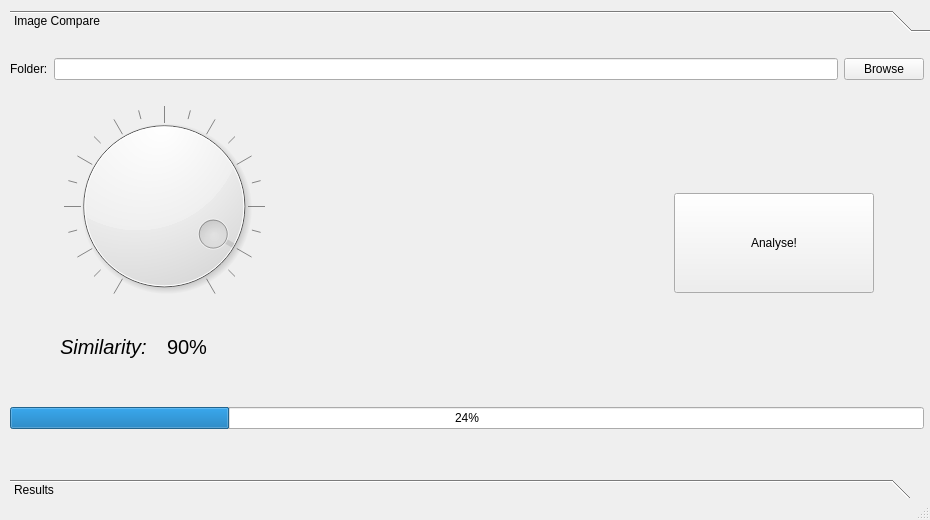
<?xml version="1.0" encoding="UTF-8"?>
<ui version="4.0">
 <class>ImgCompare</class>
 <widget class="QMainWindow" name="ImgCompare">
  <property name="geometry">
   <rect>
    <x>0</x>
    <y>0</y>
    <width>930</width>
    <height>520</height>
   </rect>
  </property>
  <property name="windowTitle">
   <string>ImgCompare</string>
  </property>
  <widget class="QWidget" name="centralwidget">
   <widget class="QToolBox" name="toolBox">
    <property name="geometry">
     <rect>
      <x>10</x>
      <y>10</y>
      <width>921</width>
      <height>491</height>
     </rect>
    </property>
    <property name="currentIndex">
     <number>0</number>
    </property>
    <widget class="QWidget" name="Setup">
     <property name="geometry">
      <rect>
       <x>0</x>
       <y>0</y>
       <width>921</width>
       <height>433</height>
      </rect>
     </property>
     <attribute name="label">
      <string>Image Compare</string>
     </attribute>
     <widget class="QWidget" name="verticalLayoutWidget">
      <property name="geometry">
       <rect>
        <x>0</x>
        <y>0</y>
        <width>914</width>
        <height>421</height>
       </rect>
      </property>
      <layout class="QVBoxLayout" name="top_verticalLayout">
       <item>
        <spacer name="verticalSpacer_4">
         <property name="orientation">
          <enum>Qt::Vertical</enum>
         </property>
         <property name="sizeType">
          <enum>QSizePolicy::Fixed</enum>
         </property>
         <property name="sizeHint" stdset="0">
          <size>
           <width>20</width>
           <height>20</height>
          </size>
         </property>
        </spacer>
       </item>
       <item>
        <layout class="QHBoxLayout" name="browse_horizontalLayout">
         <property name="spacing">
          <number>6</number>
         </property>
         <property name="sizeConstraint">
          <enum>QLayout::SetFixedSize</enum>
         </property>
         <item>
          <widget class="QLabel" name="folder_label">
           <property name="sizePolicy">
            <sizepolicy hsizetype="Preferred" vsizetype="Fixed">
             <horstretch>0</horstretch>
             <verstretch>0</verstretch>
            </sizepolicy>
           </property>
           <property name="text">
            <string>Folder:</string>
           </property>
          </widget>
         </item>
         <item>
          <widget class="QLineEdit" name="folder_lineEdit"/>
         </item>
         <item>
          <widget class="QPushButton" name="folderbrowse_pushbutton">
           <property name="sizePolicy">
            <sizepolicy hsizetype="Minimum" vsizetype="Fixed">
             <horstretch>0</horstretch>
             <verstretch>0</verstretch>
            </sizepolicy>
           </property>
           <property name="text">
            <string>Browse</string>
           </property>
          </widget>
         </item>
        </layout>
       </item>
       <item>
        <spacer name="verticalSpacer">
         <property name="orientation">
          <enum>Qt::Vertical</enum>
         </property>
         <property name="sizeType">
          <enum>QSizePolicy::Fixed</enum>
         </property>
         <property name="sizeHint" stdset="0">
          <size>
           <width>20</width>
           <height>20</height>
          </size>
         </property>
        </spacer>
       </item>
       <item>
        <layout class="QHBoxLayout" name="analyse_horizontalLayout">
         <item>
          <spacer name="horizontalSpacer_9">
           <property name="orientation">
            <enum>Qt::Horizontal</enum>
           </property>
           <property name="sizeType">
            <enum>QSizePolicy::Fixed</enum>
           </property>
           <property name="sizeHint" stdset="0">
            <size>
             <width>50</width>
             <height>20</height>
            </size>
           </property>
          </spacer>
         </item>
         <item>
          <layout class="QVBoxLayout" name="verticalLayout">
           <property name="sizeConstraint">
            <enum>QLayout::SetFixedSize</enum>
           </property>
           <item>
            <widget class="QDial" name="comparIndex_dial">
             <property name="sizePolicy">
              <sizepolicy hsizetype="Minimum" vsizetype="MinimumExpanding">
               <horstretch>0</horstretch>
               <verstretch>0</verstretch>
              </sizepolicy>
             </property>
             <property name="maximumSize">
              <size>
               <width>10000</width>
               <height>200</height>
              </size>
             </property>
             <property name="statusTip">
              <string/>
             </property>
             <property name="autoFillBackground">
              <bool>false</bool>
             </property>
             <property name="minimum">
              <number>1</number>
             </property>
             <property name="maximum">
              <number>100</number>
             </property>
             <property name="singleStep">
              <number>5</number>
             </property>
             <property name="value">
              <number>90</number>
             </property>
             <property name="tracking">
              <bool>true</bool>
             </property>
             <property name="wrapping">
              <bool>false</bool>
             </property>
             <property name="notchesVisible">
              <bool>true</bool>
             </property>
            </widget>
           </item>
           <item>
            <layout class="QHBoxLayout" name="horizontalLayout">
             <item>
              <widget class="QLabel" name="s_label">
               <property name="font">
                <font>
                 <pointsize>15</pointsize>
                 <italic>true</italic>
                </font>
               </property>
               <property name="text">
                <string>Similarity:</string>
               </property>
              </widget>
             </item>
             <item>
              <widget class="QLabel" name="similarityIdx_label">
               <property name="font">
                <font>
                 <pointsize>15</pointsize>
                </font>
               </property>
               <property name="text">
                <string>90%</string>
               </property>
               <property name="alignment">
                <set>Qt::AlignLeading|Qt::AlignLeft|Qt::AlignVCenter</set>
               </property>
              </widget>
             </item>
            </layout>
           </item>
          </layout>
         </item>
         <item>
          <spacer name="horizontalSpacer_7">
           <property name="orientation">
            <enum>Qt::Horizontal</enum>
           </property>
           <property name="sizeType">
            <enum>QSizePolicy::Fixed</enum>
           </property>
           <property name="sizeHint" stdset="0">
            <size>
             <width>400</width>
             <height>20</height>
            </size>
           </property>
          </spacer>
         </item>
         <item>
          <widget class="QPushButton" name="analyse_pushButton">
           <property name="sizePolicy">
            <sizepolicy hsizetype="Fixed" vsizetype="Fixed">
             <horstretch>0</horstretch>
             <verstretch>0</verstretch>
            </sizepolicy>
           </property>
           <property name="minimumSize">
            <size>
             <width>200</width>
             <height>100</height>
            </size>
           </property>
           <property name="text">
            <string>Analyse!</string>
           </property>
          </widget>
         </item>
         <item>
          <spacer name="horizontalSpacer_8">
           <property name="orientation">
            <enum>Qt::Horizontal</enum>
           </property>
           <property name="sizeType">
            <enum>QSizePolicy::Fixed</enum>
           </property>
           <property name="sizeHint" stdset="0">
            <size>
             <width>50</width>
             <height>20</height>
            </size>
           </property>
          </spacer>
         </item>
        </layout>
       </item>
       <item>
        <spacer name="verticalSpacer_2">
         <property name="orientation">
          <enum>Qt::Vertical</enum>
         </property>
         <property name="sizeType">
          <enum>QSizePolicy::Fixed</enum>
         </property>
         <property name="sizeHint" stdset="0">
          <size>
           <width>20</width>
           <height>20</height>
          </size>
         </property>
        </spacer>
       </item>
       <item>
        <widget class="QProgressBar" name="analyse_progressBar">
         <property name="value">
          <number>24</number>
         </property>
        </widget>
       </item>
       <item>
        <spacer name="verticalSpacer_3">
         <property name="orientation">
          <enum>Qt::Vertical</enum>
         </property>
         <property name="sizeType">
          <enum>QSizePolicy::Fixed</enum>
         </property>
         <property name="sizeHint" stdset="0">
          <size>
           <width>20</width>
           <height>30</height>
          </size>
         </property>
        </spacer>
       </item>
      </layout>
     </widget>
    </widget>
    <widget class="QWidget" name="Results">
     <property name="geometry">
      <rect>
       <x>0</x>
       <y>0</y>
       <width>921</width>
       <height>433</height>
      </rect>
     </property>
     <attribute name="label">
      <string>Results</string>
     </attribute>
     <widget class="QWidget" name="verticalLayoutWidget_2">
      <property name="geometry">
       <rect>
        <x>420</x>
        <y>0</y>
        <width>401</width>
        <height>421</height>
       </rect>
      </property>
      <layout class="QVBoxLayout" name="images_verticalLayout">
       <item>
        <widget class="QLabel" name="img1">
         <property name="sizePolicy">
          <sizepolicy hsizetype="Preferred" vsizetype="Expanding">
           <horstretch>0</horstretch>
           <verstretch>0</verstretch>
          </sizepolicy>
         </property>
         <property name="text">
          <string>img1</string>
         </property>
         <property name="alignment">
          <set>Qt::AlignCenter</set>
         </property>
        </widget>
       </item>
       <item>
        <widget class="QLabel" name="img2">
         <property name="sizePolicy">
          <sizepolicy hsizetype="Preferred" vsizetype="Expanding">
           <horstretch>0</horstretch>
           <verstretch>0</verstretch>
          </sizepolicy>
         </property>
         <property name="text">
          <string>img2</string>
         </property>
         <property name="alignment">
          <set>Qt::AlignCenter</set>
         </property>
        </widget>
       </item>
       <item>
        <layout class="QHBoxLayout" name="dupNavigation_horizontalLayout">
         <property name="sizeConstraint">
          <enum>QLayout::SetMinimumSize</enum>
         </property>
         <item>
          <widget class="QPushButton" name="backward_pushButton">
           <property name="text">
            <string>&lt;</string>
           </property>
          </widget>
         </item>
         <item>
          <widget class="QLabel" name="duplicate_counter_label">
           <property name="text">
            <string>0/0</string>
           </property>
           <property name="alignment">
            <set>Qt::AlignCenter</set>
           </property>
          </widget>
         </item>
         <item>
          <widget class="QPushButton" name="forward_pushButton">
           <property name="text">
            <string>&gt;</string>
           </property>
          </widget>
         </item>
        </layout>
       </item>
      </layout>
     </widget>
     <widget class="QWidget" name="verticalLayoutWidget_3">
      <property name="geometry">
       <rect>
        <x>830</x>
        <y>0</y>
        <width>82</width>
        <height>421</height>
       </rect>
      </property>
      <layout class="QVBoxLayout" name="deletes_verticalLayout">
       <item>
        <widget class="QPushButton" name="deleteImg1_pushbutton">
         <property name="sizePolicy">
          <sizepolicy hsizetype="Minimum" vsizetype="Expanding">
           <horstretch>0</horstretch>
           <verstretch>0</verstretch>
          </sizepolicy>
         </property>
         <property name="text">
          <string>Delete
top</string>
         </property>
        </widget>
       </item>
       <item>
        <widget class="QPushButton" name="deleteImg2_pushbutton">
         <property name="sizePolicy">
          <sizepolicy hsizetype="Minimum" vsizetype="Expanding">
           <horstretch>0</horstretch>
           <verstretch>0</verstretch>
          </sizepolicy>
         </property>
         <property name="text">
          <string>Delete
bottom</string>
         </property>
        </widget>
       </item>
      </layout>
     </widget>
     <widget class="QWidget" name="verticalLayoutWidget_4">
      <property name="geometry">
       <rect>
        <x>0</x>
        <y>0</y>
        <width>411</width>
        <height>421</height>
       </rect>
      </property>
      <layout class="QVBoxLayout" name="table_verticalLayout">
       <item>
        <widget class="QTableWidget" name="img_tableWidget">
         <property name="selectionMode">
          <enum>QAbstractItemView::SingleSelection</enum>
         </property>
         <property name="selectionBehavior">
          <enum>QAbstractItemView::SelectRows</enum>
         </property>
         <attribute name="horizontalHeaderStretchLastSection">
          <bool>true</bool>
         </attribute>
         <column>
          <property name="text">
           <string>#Duplicates</string>
          </property>
         </column>
         <column>
          <property name="text">
           <string>Path</string>
          </property>
         </column>
        </widget>
       </item>
       <item>
        <layout class="QHBoxLayout" name="dupCheckbox_horizontalLayout">
         <property name="sizeConstraint">
          <enum>QLayout::SetFixedSize</enum>
         </property>
         <item>
          <spacer name="horizontalSpacer">
           <property name="orientation">
            <enum>Qt::Horizontal</enum>
           </property>
           <property name="sizeHint" stdset="0">
            <size>
             <width>40</width>
             <height>20</height>
            </size>
           </property>
          </spacer>
         </item>
         <item>
          <widget class="QCheckBox" name="onlyDuplicates_checkBox">
           <property name="text">
            <string>Only Duplicates</string>
           </property>
          </widget>
         </item>
         <item>
          <spacer name="horizontalSpacer_2">
           <property name="orientation">
            <enum>Qt::Horizontal</enum>
           </property>
           <property name="sizeHint" stdset="0">
            <size>
             <width>40</width>
             <height>20</height>
            </size>
           </property>
          </spacer>
         </item>
        </layout>
       </item>
      </layout>
     </widget>
    </widget>
   </widget>
  </widget>
  <widget class="QStatusBar" name="statusbar"/>
 </widget>
 <resources/>
 <connections>
  <connection>
   <sender>folderbrowse_pushbutton</sender>
   <signal>clicked()</signal>
   <receiver>ImgCompare</receiver>
   <slot>folderBrowseClicked()</slot>
   <hints>
    <hint type="sourcelabel">
     <x>890</x>
     <y>68</y>
    </hint>
    <hint type="destinationlabel">
     <x>903</x>
     <y>3</y>
    </hint>
   </hints>
  </connection>
  <connection>
   <sender>analyse_pushButton</sender>
   <signal>clicked()</signal>
   <receiver>ImgCompare</receiver>
   <slot>analyseClicked()</slot>
   <hints>
    <hint type="sourcelabel">
     <x>820</x>
     <y>229</y>
    </hint>
    <hint type="destinationlabel">
     <x>818</x>
     <y>0</y>
    </hint>
   </hints>
  </connection>
  <connection>
   <sender>comparIndex_dial</sender>
   <signal>valueChanged(int)</signal>
   <receiver>ImgCompare</receiver>
   <slot>similarityValueChanged(int)</slot>
   <hints>
    <hint type="sourcelabel">
     <x>160</x>
     <y>190</y>
    </hint>
    <hint type="destinationlabel">
     <x>442</x>
     <y>0</y>
    </hint>
   </hints>
  </connection>
  <connection>
   <sender>img_tableWidget</sender>
   <signal>cellClicked(int,int)</signal>
   <receiver>ImgCompare</receiver>
   <slot>tableSelectionChanged(int,int)</slot>
   <hints>
    <hint type="sourcelabel">
     <x>182</x>
     <y>160</y>
    </hint>
    <hint type="destinationlabel">
     <x>395</x>
     <y>0</y>
    </hint>
   </hints>
  </connection>
  <connection>
   <sender>forward_pushButton</sender>
   <signal>clicked()</signal>
   <receiver>ImgCompare</receiver>
   <slot>duplicateForwardClicked()</slot>
   <hints>
    <hint type="sourcelabel">
     <x>735</x>
     <y>478</y>
    </hint>
    <hint type="destinationlabel">
     <x>834</x>
     <y>0</y>
    </hint>
   </hints>
  </connection>
  <connection>
   <sender>backward_pushButton</sender>
   <signal>clicked()</signal>
   <receiver>ImgCompare</receiver>
   <slot>duplicateBackwardClicked()</slot>
   <hints>
    <hint type="sourcelabel">
     <x>537</x>
     <y>472</y>
    </hint>
    <hint type="destinationlabel">
     <x>665</x>
     <y>2</y>
    </hint>
   </hints>
  </connection>
  <connection>
   <sender>onlyDuplicates_checkBox</sender>
   <signal>clicked(bool)</signal>
   <receiver>ImgCompare</receiver>
   <slot>fillWidgetTable(bool)</slot>
   <hints>
    <hint type="sourcelabel">
     <x>201</x>
     <y>473</y>
    </hint>
    <hint type="destinationlabel">
     <x>226</x>
     <y>-21</y>
    </hint>
   </hints>
  </connection>
 </connections>
 <slots>
  <slot>folderBrowseClicked()</slot>
  <slot>analyseClicked()</slot>
  <slot>similarityValueChanged(int)</slot>
  <slot>tableSelectionChanged(int,int)</slot>
  <slot>duplicateForwardClicked()</slot>
  <slot>duplicateBackwardClicked()</slot>
  <slot>fillWidgetTable(bool)</slot>
 </slots>
</ui>
